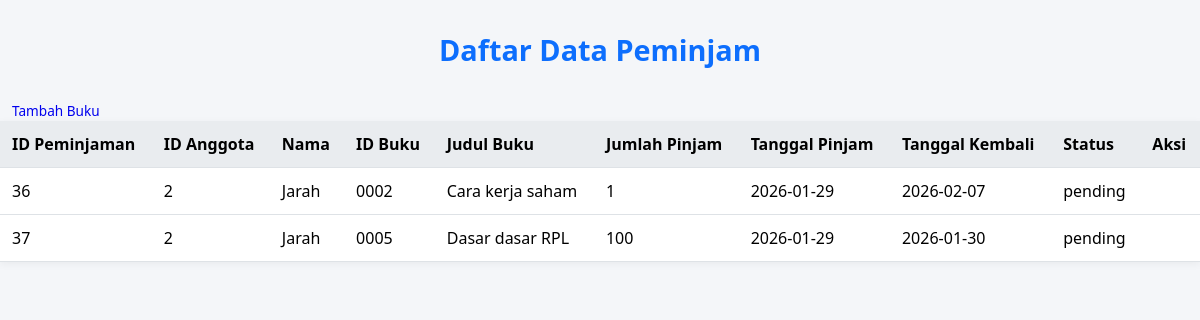
/Peminjam/view_peminjam.php (signed in), run on an earlier commit of the app's database.
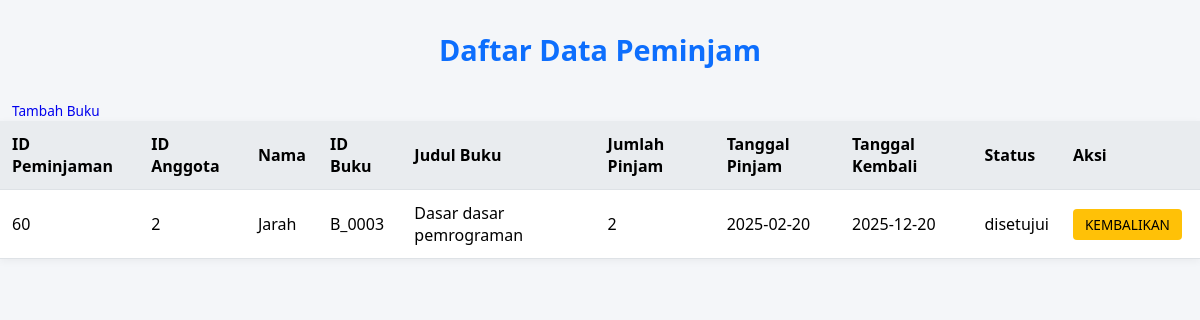
And on a later commit of the database.
### tables this page shows
CREATE TABLE `tbl_peminjaman` (
  `id_peminjaman` int(50) NOT NULL,
  `id` int(60) NOT NULL,
  `id_buku` varchar(60) NOT NULL,
  `jumlah_pinjam` varchar(50) NOT NULL,
  `tanggal_pinjam` date NOT NULL,
  `tanggal_kembali` date NOT NULL,
  `status` enum('pending','disetujui','ditolak','Sudah dikembalikan','menunggu pengembalian') NOT NULL DEFAULT 'pending',
  `persetujuan_dari` varchar(50) NOT NULL
);

CREATE TABLE `tbl_users` (
  `id` int(11) NOT NULL,
  `nama` varchar(60) NOT NULL,
  `no_tlp` varchar(50) NOT NULL,
  `email` varchar(200) NOT NULL,
  `username` varchar(60) NOT NULL,
  `password` varchar(50) NOT NULL,
  `akses` varchar(15) NOT NULL
);

CREATE TABLE `tbl_buku` (
  `id_buku` varchar(10) NOT NULL,
  `judul_buku` varchar(200) NOT NULL,
  `sinopsis` varchar(300) NOT NULL,
  `jumlah_halaman` int(11) NOT NULL,
  `jumlah_buku` int(11) NOT NULL,
  `id_kategori` varchar(10) NOT NULL,
  `id_penerbit` varchar(10) NOT NULL,
  `tahun_terbit` int(11) NOT NULL
);

### Peminjam/view_peminjam.php (the view, shortened to what this page needs)
<?php
include __DIR__ . '/../inc/conect.php';
if ($_SESSION['akses'] === 'anggota') {
    $id_user = $_SESSION['id'];
    $data = mysqli_query($koneksi, "
        SELECT p.*, b.judul_buku, u.nama
        FROM tbl_peminjaman p
        JOIN tbl_users u ON p.id = u.id
        JOIN tbl_buku b ON p.id_buku = b.id_buku
        WHERE p.id = '$id_user'
          AND p.status IN ('pending','disetujui','menunggu pengembalian')
    ");
}
?>
<!DOCTYPE html>
<html lang="id">
<head>
</head>
<body>
    <h2>Daftar Data Peminjam</h2>
    <?php if ($_SESSION['akses'] === 'anggota') { ?>
        <a href="?page=tambah_peminjam" class="btn btn-primary mb-3">
            <i class="bi bi-plus-circle"></i> Tambah Buku
        </a>
    <?php } ?>
    <table>
        <tr>
            <th>ID Peminjaman</th>
            <th>ID Anggota</th>
            <th>Nama</th>
            <th>ID Buku</th>
            <th>Judul Buku</th>
            <th>Jumlah Pinjam</th>
            <th>Tanggal Pinjam</th>
            <th>Tanggal Kembali</th>
            <th>Status</th>
            <th>Aksi</th>
        </tr>
        <?php while ($row = mysqli_fetch_array($data)) { ?>
            <tr>
                <td><?= $row['id_peminjaman']; ?></td>
                <td><?= $row['id']; ?></td>
                <td><?= $row['nama']; ?></td>
                <td><?= $row['id_buku']; ?></td>
                <td><?= $row['judul_buku']; ?></td>
                <td><?= $row['jumlah_pinjam']; ?></td>
                <td><?= $row['tanggal_pinjam']; ?></td>
                <td><?= $row['tanggal_kembali']; ?></td>
                <td><?= $row['status']; ?></td>
                <td>
                    <?php if ($_SESSION['akses'] === 'admin') { ?>
                        <?php if ($row['status'] === 'pending') { ?>
                            <a href="?page=setujui_peminjam&id_peminjaman=<?= $row['id_peminjaman']; ?>"
                               class="btn btn-success"
                               onclick="return confirm('Yakin ingin menyetujui data ini?')">SETUJUI</a>
                            <a href="?page=tolak_peminjam&id_peminjaman=<?= $row['id_peminjaman']; ?>"
                               class="btn btn-danger"
                               onclick="return confirm('Yakin ingin menolak data ini?')">TOLAK</a>
                        <?php } elseif ($row['status'] === 'menunggu pengembalian') { ?>
                            <a href="?page=setujui_pengembalian&id_peminjaman=<?= $row['id_peminjaman']; ?>"
                               class="btn btn-success"
                               onclick="return confirm('Yakin ingin menyetujui pengembalian ini?')">SETUJUI PENGEMBALIAN</a>
                        <?php } ?>
                    <?php } elseif ($_SESSION['akses'] === 'anggota') { ?>
                        <?php if ($row['status'] === 'disetujui') { ?>
                            <a href="?page=pengembalian&id_peminjaman=<?= $row['id_peminjaman']; ?>"
                               class="btn btn-warning"
                               onclick="return confirm('Yakin ingin mengembalikan buku ini?')">KEMBALIKAN</a>
                        <?php } elseif ($row['status'] === 'menunggu pengembalian') { ?>
                            <span class="badge bg-info">Menunggu persetujuan admin</span>
                        <?php } ?>
                    <?php } ?>
                </td>
            </tr>
        <?php } ?>
    </table>
</body>
</html>

What changed in the data, as far as the page shows it:
removed tbl_peminjaman: id_peminjaman "36", id "2", id.nama "Jarah", id_buku "0002", id_buku.judul_buku "Cara kerja saham", jumlah_pinjam "1", tanggal_pinjam "2026-01-29", tanggal_kembali "2026-02-07", status "pending"
removed tbl_peminjaman: id_peminjaman "37", id "2", id.nama "Jarah", id_buku "0005", id_buku.judul_buku "Dasar dasar RPL", jumlah_pinjam "100", tanggal_pinjam "2026-01-29", tanggal_kembali "2026-01-30", status "pending"
added tbl_peminjaman: id_peminjaman "60", id "2", id.nama "Jarah", id_buku "B_0003", id_buku.judul_buku "Dasar dasar pemrograman", jumlah_pinjam "2", tanggal_pinjam "2025-02-20", tanggal_kembali "2025-12-20", status "disetujui"
